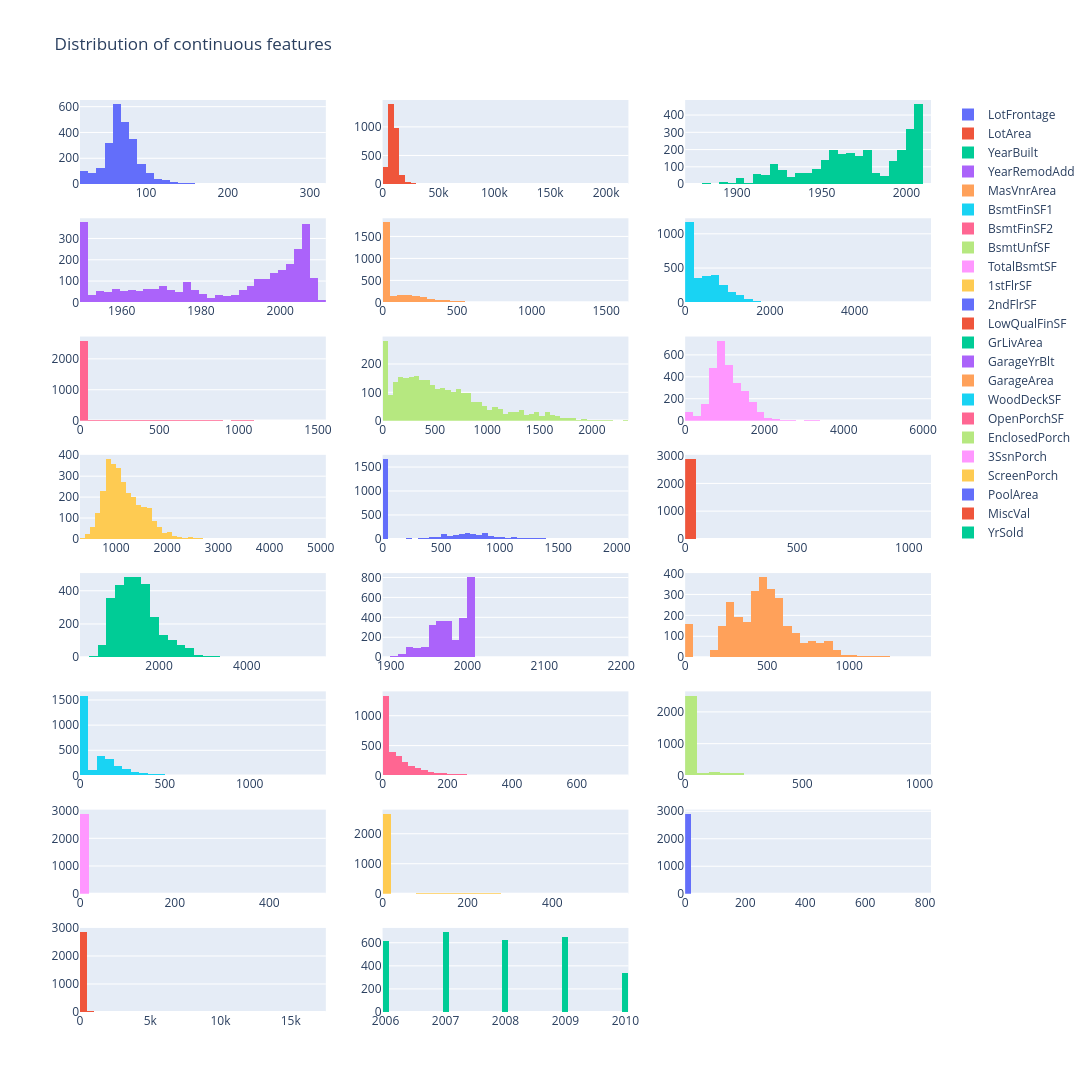

The notebook cell this image was saved under:
### Code cell
uni_hist_plot(x_all, continuous_features, plot_num_cols=3)

### Figure 1 — Plotly figure (JSON) as saved in the notebook; plotly's stock layout.template omitted (floating-point values rounded to 4 significant figures; data arrays with more than 128 entries replaced by an {"elided": "..."} marker saying what was removed)
{"data": [{"name": "LotFrontage", "nbinsx": 50, "type": "histogram", "x": {"elided": "2919 float values"}, "xaxis": "x", "yaxis": "y"}, {"name": "LotArea", "nbinsx": 50, "type": "histogram", "x": {"elided": "2919 int values"}, "xaxis": "x2", "yaxis": "y2"}, {"name": "YearBuilt", "nbinsx": 50, "type": "histogram", "x": {"elided": "2919 int values"}, "xaxis": "x3", "yaxis": "y3"}, {"name": "YearRemodAdd", "nbinsx": 50, "type": "histogram", "x": {"elided": "2919 int values"}, "xaxis": "x4", "yaxis": "y4"}, {"name": "MasVnrArea", "nbinsx": 50, "type": "histogram", "x": {"elided": "2919 float values"}, "xaxis": "x5", "yaxis": "y5"}, {"name": "BsmtFinSF1", "nbinsx": 50, "type": "histogram", "x": {"elided": "2919 float values"}, "xaxis": "x6", "yaxis": "y6"}, {"name": "BsmtFinSF2", "nbinsx": 50, "type": "histogram", "x": {"elided": "2919 float values"}, "xaxis": "x7", "yaxis": "y7"}, {"name": "BsmtUnfSF", "nbinsx": 50, "type": "histogram", "x": {"elided": "2919 float values"}, "xaxis": "x8", "yaxis": "y8"}, {"name": "TotalBsmtSF", "nbinsx": 50, "type": "histogram", "x": {"elided": "2919 float values"}, "xaxis": "x9", "yaxis": "y9"}, {"name": "1stFlrSF", "nbinsx": 50, "type": "histogram", "x": {"elided": "2919 int values"}, "xaxis": "x10", "yaxis": "y10"}, {"name": "2ndFlrSF", "nbinsx": 50, "type": "histogram", "x": {"elided": "2919 int values"}, "xaxis": "x11", "yaxis": "y11"}, {"name": "LowQualFinSF", "nbinsx": 50, "type": "histogram", "x": {"elided": "2919 int values"}, "xaxis": "x12", "yaxis": "y12"}, {"name": "GrLivArea", "nbinsx": 50, "type": "histogram", "x": {"elided": "2919 int values"}, "xaxis": "x13", "yaxis": "y13"}, {"name": "GarageYrBlt", "nbinsx": 50, "type": "histogram", "x": {"elided": "2919 float values"}, "xaxis": "x14", "yaxis": "y14"}, {"name": "GarageArea", "nbinsx": 50, "type": "histogram", "x": {"elided": "2919 float values"}, "xaxis": "x15", "yaxis": "y15"}, {"name": "WoodDeckSF", "nbinsx": 50, "type": "histogram", "x": {"elided": "2919 int values"}, "xaxis": "x16", "yaxis": "y16"}, {"name": "OpenPorchSF", "nbinsx": 50, "type": "histogram", "x": {"elided": "2919 int values"}, "xaxis": "x17", "yaxis": "y17"}, {"name": "EnclosedPorch", "nbinsx": 50, "type": "histogram", "x": {"elided": "2919 int values"}, "xaxis": "x18", "yaxis": "y18"}, {"name": "3SsnPorch", "nbinsx": 50, "type": "histogram", "x": {"elided": "2919 int values"}, "xaxis": "x19", "yaxis": "y19"}, {"name": "ScreenPorch", "nbinsx": 50, "type": "histogram", "x": {"elided": "2919 int values"}, "xaxis": "x20", "yaxis": "y20"}, {"name": "PoolArea", "nbinsx": 50, "type": "histogram", "x": {"elided": "2919 int values"}, "xaxis": "x21", "yaxis": "y21"}, {"name": "MiscVal", "nbinsx": 50, "type": "histogram", "x": {"elided": "2919 int values"}, "xaxis": "x22", "yaxis": "y22"}, {"name": "YrSold", "nbinsx": 50, "type": "histogram", "x": {"elided": "2919 int values"}, "xaxis": "x23", "yaxis": "y23"}], "layout": {"height": 2400, "title": {"text": "Distribution of continuous features"}, "width": 1200, "xaxis": {"anchor": "y", "domain": [0.0, 0.2889]}, "xaxis10": {"anchor": "y10", "domain": [0.0, 0.2889]}, "xaxis11": {"anchor": "y11", "domain": [0.3556, 0.6444]}, "xaxis12": {"anchor": "y12", "domain": [0.7111, 1.0]}, "xaxis13": {"anchor": "y13", "domain": [0.0, 0.2889]}, "xaxis14": {"anchor": "y14", "domain": [0.3556, 0.6444]}, "xaxis15": {"anchor": "y15", "domain": [0.7111, 1.0]}, "xaxis16": {"anchor": "y16", "domain": [0.0, 0.2889]}, "xaxis17": {"anchor": "y17", "domain": [0.3556, 0.6444]}, "xaxis18": {"anchor": "y18", "domain": [0.7111, 1.0]}, "xaxis19": {"anchor": "y19", "domain": [0.0, 0.2889]}, "xaxis2": {"anchor": "y2", "domain": [0.3556, 0.6444]}, "xaxis20": {"anchor": "y20", "domain": [0.3556, 0.6444]}, "xaxis21": {"anchor": "y21", "domain": [0.7111, 1.0]}, "xaxis22": {"anchor": "y22", "domain": [0.0, 0.2889]}, "xaxis23": {"anchor": "y23", "domain": [0.3556, 0.6444]}, "xaxis24": {"anchor": "y24", "domain": [0.7111, 1.0]}, "xaxis3": {"anchor": "y3", "domain": [0.7111, 1.0]}, "xaxis4": {"anchor": "y4", "domain": [0.0, 0.2889]}, "xaxis5": {"anchor": "y5", "domain": [0.3556, 0.6444]}, "xaxis6": {"anchor": "y6", "domain": [0.7111, 1.0]}, "xaxis7": {"anchor": "y7", "domain": [0.0, 0.2889]}, "xaxis8": {"anchor": "y8", "domain": [0.3556, 0.6444]}, "xaxis9": {"anchor": "y9", "domain": [0.7111, 1.0]}, "yaxis": {"anchor": "x", "domain": [0.9078, 1.0]}, "yaxis10": {"anchor": "x10", "domain": [0.5188, 0.6109]}, "yaxis11": {"anchor": "x11", "domain": [0.5188, 0.6109]}, "yaxis12": {"anchor": "x12", "domain": [0.5188, 0.6109]}, "yaxis13": {"anchor": "x13", "domain": [0.3891, 0.4813]}, "yaxis14": {"anchor": "x14", "domain": [0.3891, 0.4813]}, "yaxis15": {"anchor": "x15", "domain": [0.3891, 0.4813]}, "yaxis16": {"anchor": "x16", "domain": [0.2594, 0.3516]}, "yaxis17": {"anchor": "x17", "domain": [0.2594, 0.3516]}, "yaxis18": {"anchor": "x18", "domain": [0.2594, 0.3516]}, "yaxis19": {"anchor": "x19", "domain": [0.1297, 0.2219]}, "yaxis2": {"anchor": "x2", "domain": [0.9078, 1.0]}, "yaxis20": {"anchor": "x20", "domain": [0.1297, 0.2219]}, "yaxis21": {"anchor": "x21", "domain": [0.1297, 0.2219]}, "yaxis22": {"anchor": "x22", "domain": [0.0, 0.09219]}, "yaxis23": {"anchor": "x23", "domain": [0.0, 0.09219]}, "yaxis24": {"anchor": "x24", "domain": [0.0, 0.09219]}, "yaxis3": {"anchor": "x3", "domain": [0.9078, 1.0]}, "yaxis4": {"anchor": "x4", "domain": [0.7781, 0.8703]}, "yaxis5": {"anchor": "x5", "domain": [0.7781, 0.8703]}, "yaxis6": {"anchor": "x6", "domain": [0.7781, 0.8703]}, "yaxis7": {"anchor": "x7", "domain": [0.6484, 0.7406]}, "yaxis8": {"anchor": "x8", "domain": [0.6484, 0.7406]}, "yaxis9": {"anchor": "x9", "domain": [0.6484, 0.7406]}}}
